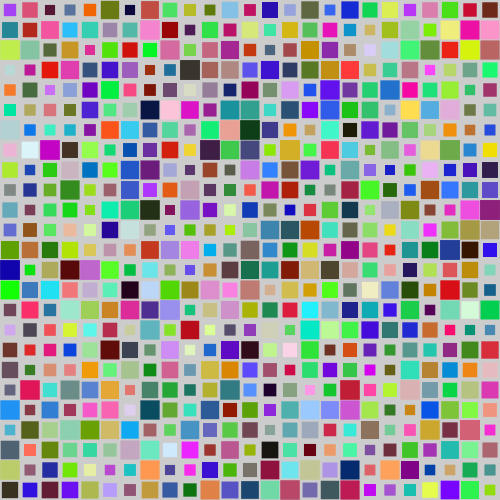
Frame 1 (no input)
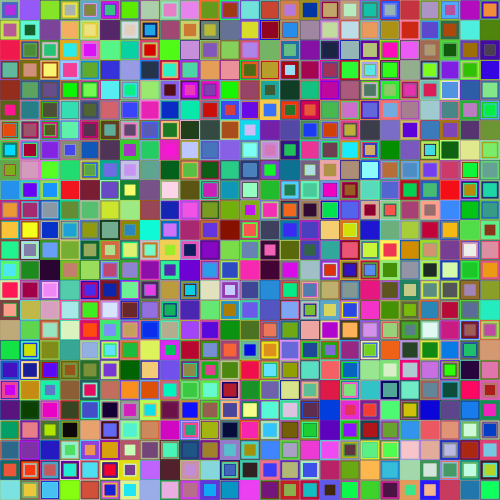
Frame 60 (the mouse pressed at the canvas centre just before this capture)
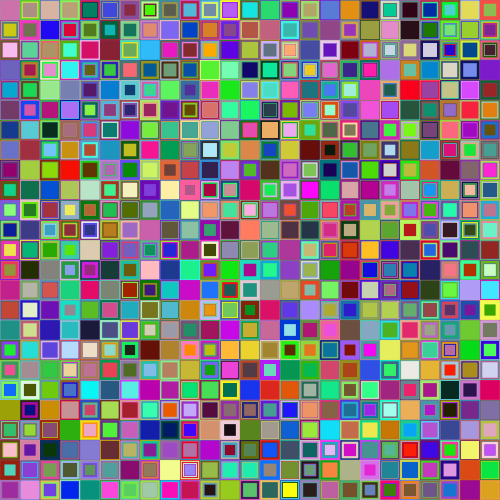
Frame 120 (the mouse held since frame 60 and released just before this capture)

The Processing sketch that drew these frames (run headless with seeded random() and noise(); from frame 60 on, the mouse is pressed at the canvas centre):

// Processing sketch: s171
// ── s171.pde
// Inpired on http://10print.org/
// s171 180619

int altura = 10;

void setup() {
  rectMode(CENTER);
  frameRate(10);
  noStroke();
  size(500, 500);
  for ( int h = 10; h < height; h = h + 20) {
    //rect(10, h, 200, 10);
  }
}
void draw() {
  //background(255);
  for (int i = 0; i < 25; i=i+1) {
    for (int j = 0; j < 25; j=j+1) {
      fill(random(256), 
        random(256), 
        random(256));
      float tam = random (10, 20);
      rect(10+j*20, 10+i*20, tam, tam);
    }
  }
}
